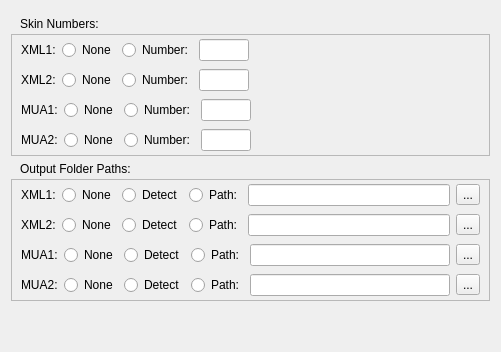
         <widget class="QWidget" name="tab">
          <attribute name="title">
           <string>Asset</string>
          </attribute>
          <layout class="QVBoxLayout" name="verticalLayout_2">
           <property name="spacing">
            <number>0</number>
           </property>
           <item>
            <widget class="QFrame" name="frame_3">
             <property name="maximumSize">
              <size>
               <width>16777215</width>
               <height>36</height>
              </size>
             </property>
             <property name="frameShape">
              <enum>QFrame::Shape::NoFrame</enum>
             </property>
             <property name="frameShadow">
              <enum>QFrame::Shadow::Raised</enum>
             </property>
             <property name="lineWidth">
              <number>1</number>
             </property>
             <layout class="QHBoxLayout" name="horizontalLayout_2">
              <property name="topMargin">
               <number>3</number>
              </property>
              <property name="bottomMargin">
               <number>0</number>
              </property>
              <item>
               <widget class="QLabel" name="label_2">
                <property name="text">
                 <string>Skin Numbers:</string>
                </property>
               </widget>
              </item>
              <item>
               <widget class="QLabel" name="label_3">
                <property name="minimumSize">
                 <size>
                  <width>0</width>
                  <height>0</height>
                 </size>
                </property>
                <property name="maximumSize">
                 <size>
                  <width>16</width>
                  <height>16</height>
                 </size>
                </property>
                <property name="toolTip">
                 <string>&lt;html&gt;&lt;head/&gt;&lt;body&gt;Enter a 4- or 5- digit skin number for each game. Skin numbers are not used by &amp;quot;other&amp;quot; assets. If &amp;quot;None&amp;quot; is selected, the game will be skipped.&lt;/body&gt;&lt;/html&gt;</string>
                </property>
                <property name="toolTipDuration">
                 <number>-1</number>
                </property>
                <property name="text">
                 <string/>
                </property>
                <property name="pixmap">
                 <pixmap resource="ui_resources.qrc">:/ui/info_icon.png</pixmap>
                </property>
                <property name="scaledContents">
                 <bool>true</bool>
                </property>
               </widget>
              </item>
              <item>
               <spacer name="horizontalSpacer_5">
                <property name="orientation">
                 <enum>Qt::Orientation::Horizontal</enum>
                </property>
                <property name="sizeHint" stdset="0">
                 <size>
                  <width>40</width>
                  <height>20</height>
                 </size>
                </property>
               </spacer>
              </item>
             </layout>
            </widget>
           </item>
           <item>
            <widget class="QFrame" name="frame_4">
             <property name="frameShape">
              <enum>QFrame::Shape::StyledPanel</enum>
             </property>
             <property name="frameShadow">
              <enum>QFrame::Shadow::Raised</enum>
             </property>
             <layout class="QVBoxLayout" name="verticalLayout_3">
              <property name="spacing">
               <number>0</number>
              </property>
              <property name="leftMargin">
               <number>0</number>
              </property>
              <property name="topMargin">
               <number>0</number>
              </property>
              <property name="rightMargin">
               <number>0</number>
              </property>
              <property name="bottomMargin">
               <number>0</number>
              </property>
              <item>
               <widget class="QFrame" name="frame_7">
                <property name="frameShape">
                 <enum>QFrame::Shape::NoFrame</enum>
                </property>
                <property name="frameShadow">
                 <enum>QFrame::Shadow::Raised</enum>
                </property>
                <layout class="QHBoxLayout" name="horizontalLayout_3">
                 <property name="topMargin">
                  <number>4</number>
                 </property>
                 <property name="bottomMargin">
                  <number>4</number>
                 </property>
                 <item>
                  <widget class="QLabel" name="label_4">
                   <property name="text">
                    <string>XML1:</string>
                   </property>
                  </widget>
                 </item>
                 <item>
                  <widget class="QRadioButton" name="radioButton_xml1_num_none">
                   <property name="text">
                    <string>None</string>
                   </property>
                  </widget>
                 </item>
                 <item>
                  <widget class="QRadioButton" name="radioButton_xml1_num">
                   <property name="text">
                    <string>Number:</string>
                   </property>
                  </widget>
                 </item>
                 <item>
                  <widget class="QLineEdit" name="lineEdit_xml1_num">
                   <property name="maximumSize">
                    <size>
                     <width>50</width>
                     <height>16777215</height>
                    </size>
                   </property>
                   <property name="text">
                    <string/>
                   </property>
                  </widget>
                 </item>
                 <item>
                  <spacer name="horizontalSpacer">
                   <property name="orientation">
                    <enum>Qt::Orientation::Horizontal</enum>
                   </property>
                   <property name="sizeHint" stdset="0">
                    <size>
                     <width>40</width>
                     <height>20</height>
                    </size>
                   </property>
                  </spacer>
                 </item>
                </layout>
               </widget>
              </item>
              <item>
               <widget class="QFrame" name="frame_10">
                <property name="frameShape">
                 <enum>QFrame::Shape::NoFrame</enum>
                </property>
                <property name="frameShadow">
                 <enum>QFrame::Shadow::Raised</enum>
                </property>
                <layout class="QHBoxLayout" name="horizontalLayout_4">
                 <property name="topMargin">
                  <number>4</number>
                 </property>
                 <property name="bottomMargin">
                  <number>4</number>
                 </property>
                 <item>
                  <widget class="QLabel" name="label_5">
                   <property name="text">
                    <string>XML2:</string>
                   </property>
                  </widget>
                 </item>
                 <item>
                  <widget class="QRadioButton" name="radioButton_xml2_num_none">
                   <property name="text">
                    <string>None</string>
                   </property>
                  </widget>
                 </item>
                 <item>
                  <widget class="QRadioButton" name="radioButton_xml2_num">
                   <property name="text">
                    <string>Number:</string>
                   </property>
                  </widget>
                 </item>
                 <item>
                  <widget class="QLineEdit" name="lineEdit_xml2_num">
                   <property name="maximumSize">
                    <size>
                     <width>50</width>
                     <height>16777215</height>
                    </size>
                   </property>
                  </widget>
                 </item>
                 <item>
                  <spacer name="horizontalSpacer_2">
                   <property name="orientation">
                    <enum>Qt::Orientation::Horizontal</enum>
                   </property>
                   <property name="sizeHint" stdset="0">
                    <size>
                     <width>40</width>
                     <height>20</height>
                    </size>
                   </property>
                  </spacer>
                 </item>
                </layout>
               </widget>
              </item>
              <item>
               <widget class="QFrame" name="frame_9">
                <property name="frameShape">
                 <enum>QFrame::Shape::NoFrame</enum>
                </property>
                <property name="frameShadow">
                 <enum>QFrame::Shadow::Raised</enum>
                </property>
                <layout class="QHBoxLayout" name="horizontalLayout_5">
                 <property name="topMargin">
                  <number>4</number>
                 </property>
                 <property name="bottomMargin">
                  <number>4</number>
                 </property>
                 <item>
                  <widget class="QLabel" name="label_6">
                   <property name="text">
                    <string>MUA1:</string>
                   </property>
                  </widget>
                 </item>
                 <item>
                  <widget class="QRadioButton" name="radioButton_mua1_num_none">
                   <property name="text">
                    <string>None</string>
                   </property>
                  </widget>
                 </item>
                 <item>
                  <widget class="QRadioButton" name="radioButton_mua1_num">
                   <property name="text">
                    <string>Number:</string>
                   </property>
                  </widget>
                 </item>
                 <item>
                  <widget class="QLineEdit" name="lineEdit_mua1_num">
                   <property name="maximumSize">
                    <size>
                     <width>50</width>
                     <height>16777215</height>
                    </size>
                   </property>
                  </widget>
                 </item>
                 <item>
                  <spacer name="horizontalSpacer_3">
                   <property name="orientation">
                    <enum>Qt::Orientation::Horizontal</enum>
                   </property>
                   <property name="sizeHint" stdset="0">
                    <size>
                     <width>40</width>
                     <height>20</height>
                    </size>
                   </property>
                  </spacer>
                 </item>
                </layout>
               </widget>
              </item>
              <item>
               <widget class="QFrame" name="frame_8">
                <property name="frameShape">
                 <enum>QFrame::Shape::NoFrame</enum>
                </property>
                <property name="frameShadow">
                 <enum>QFrame::Shadow::Raised</enum>
                </property>
                <layout class="QHBoxLayout" name="horizontalLayout_6">
                 <property name="topMargin">
                  <number>4</number>
                 </property>
                 <property name="bottomMargin">
                  <number>4</number>
                 </property>
                 <item>
                  <widget class="QLabel" name="label_7">
                   <property name="text">
                    <string>MUA2:</string>
                   </property>
                  </widget>
                 </item>
                 <item>
                  <widget class="QRadioButton" name="radioButton_mua2_num_none">
                   <property name="text">
                    <string>None</string>
                   </property>
                  </widget>
                 </item>
                 <item>
                  <widget class="QRadioButton" name="radioButton_mua2_num">
                   <property name="text">
                    <string>Number:</string>
                   </property>
                  </widget>
                 </item>
                 <item>
                  <widget class="QLineEdit" name="lineEdit_mua2_num">
                   <property name="maximumSize">
                    <size>
                     <width>50</width>
                     <height>16777215</height>
                    </size>
                   </property>
                  </widget>
                 </item>
                 <item>
                  <spacer name="horizontalSpacer_4">
                   <property name="orientation">
                    <enum>Qt::Orientation::Horizontal</enum>
                   </property>
                   <property name="sizeHint" stdset="0">
                    <size>
                     <width>40</width>
                     <height>20</height>
                    </size>
                   </property>
                  </spacer>
                 </item>
                </layout>
               </widget>
              </item>
             </layout>
            </widget>
           </item>
           <item>
            <widget class="QFrame" name="frame_5">
             <property name="maximumSize">
              <size>
               <width>16777215</width>
               <height>36</height>
              </size>
             </property>
             <property name="frameShape">
              <enum>QFrame::Shape::NoFrame</enum>
             </property>
             <property name="frameShadow">
              <enum>QFrame::Shadow::Raised</enum>
             </property>
             <layout class="QHBoxLayout" name="horizontalLayout_7">
              <property name="topMargin">
               <number>3</number>
              </property>
              <property name="bottomMargin">
               <number>0</number>
              </property>
              <item>
               <widget class="QLabel" name="label_8">
                <property name="text">
                 <string>Output Folder Paths:</string>
                </property>
               </widget>
              </item>
              <item>
               <widget class="QLabel" name="label_9">
                <property name="minimumSize">
                 <size>
                  <width>16</width>
                  <height>16</height>
                 </size>
                </property>
                <property name="maximumSize">
                 <size>
                  <width>16</width>
                  <height>16</height>
                 </size>
                </property>
                <property name="toolTip">
                 <string>&lt;html&gt;&lt;head/&gt;&lt;body&gt;&lt;p&gt;Enter the output folder for each game. If &amp;quot;Detect&amp;quot; is selected, output folder detection will be used. If &amp;quot;None&amp;quot; is selected, the game will be skipped.&lt;/p&gt;&lt;/body&gt;&lt;/html&gt;</string>
                </property>
                <property name="toolTipDuration">
                 <number>-1</number>
                </property>
                <property name="text">
                 <string/>
                </property>
                <property name="pixmap">
                 <pixmap resource="ui_resources.qrc">:/ui/info_icon.png</pixmap>
                </property>
                <property name="scaledContents">
                 <bool>true</bool>
                </property>
               </widget>
              </item>
              <item>
               <spacer name="horizontalSpacer_6">
                <property name="orientation">
                 <enum>Qt::Orientation::Horizontal</enum>
                </property>
                <property name="sizeHint" stdset="0">
                 <size>
                  <width>40</width>
                  <height>20</height>
                 </size>
                </property>
               </spacer>
              </item>
             </layout>
            </widget>
           </item>
           <item>
            <widget class="QFrame" name="frame_6">
             <property name="frameShape">
              <enum>QFrame::Shape::StyledPanel</enum>
             </property>
             <property name="frameShadow">
              <enum>QFrame::Shadow::Raised</enum>
             </property>
             <layout class="QVBoxLayout" name="verticalLayout_4">
              <property name="spacing">
               <number>0</number>
              </property>
              <property name="leftMargin">
               <number>0</number>
              </property>
              <property name="topMargin">
               <number>0</number>
              </property>
              <property name="rightMargin">
               <number>0</number>
              </property>
              <property name="bottomMargin">
               <number>0</number>
              </property>
              <item>
               <widget class="QFrame" name="frame_14">
                <property name="frameShape">
                 <enum>QFrame::Shape::NoFrame</enum>
                </property>
                <property name="frameShadow">
                 <enum>QFrame::Shadow::Raised</enum>
                </property>
                <layout class="QHBoxLayout" name="horizontalLayout_8">
                 <property name="topMargin">
                  <number>4</number>
                 </property>
                 <property name="bottomMargin">
                  <number>4</number>
                 </property>
                 <item>
                  <widget class="QLabel" name="label_10">
                   <property name="text">
                    <string>XML1:</string>
                   </property>
                  </widget>
                 </item>
                 <item>
                  <widget class="QRadioButton" name="radioButton_xml1_path_none">
                   <property name="text">
                    <string>None</string>
                   </property>
                  </widget>
                 </item>
                 <item>
                  <widget class="QRadioButton" name="radioButton_xml1_path_detect">
                   <property name="text">
                    <string>Detect</string>
                   </property>
                  </widget>
                 </item>
                 <item>
                  <widget class="QRadioButton" name="radioButton_xml1_path">
                   <property name="text">
                    <string>Path:</string>
                   </property>
                  </widget>
                 </item>
                 <item>
                  <widget class="QLineEdit" name="lineEdit_xml1_path">
                   <property name="minimumSize">
                    <size>
                     <width>200</width>
                     <height>0</height>
                    </size>
                   </property>
                   <property name="layoutDirection">
                    <enum>Qt::LayoutDirection::RightToLeft</enum>
                   </property>
                  </widget>
                 </item>
                 <item>
                  <widget class="QToolButton" name="toolButton_xml1_path">
                   <property name="enabled">
                    <bool>true</bool>
                   </property>
                   <property name="text">
                    <string>...</string>
                   </property>
                   <property name="icon">
                    <iconset theme="QIcon::ThemeIcon::DocumentOpen"/>
                   </property>
                  </widget>
                 </item>
                </layout>
               </widget>
              </item>
              <item>
               <widget class="QFrame" name="frame_13">
                <property name="frameShape">
                 <enum>QFrame::Shape::NoFrame</enum>
                </property>
                <property name="frameShadow">
                 <enum>QFrame::Shadow::Raised</enum>
                </property>
                <layout class="QHBoxLayout" name="horizontalLayout_9">
                 <property name="topMargin">
                  <number>4</number>
                 </property>
                 <property name="bottomMargin">
                  <number>4</number>
                 </property>
                 <item>
                  <widget class="QLabel" name="label_11">
                   <property name="text">
                    <string>XML2:</string>
                   </property>
                  </widget>
                 </item>
                 <item>
                  <widget class="QRadioButton" name="radioButton_xml2_path_none">
                   <property name="text">
                    <string>None</string>
                   </property>
                  </widget>
                 </item>
                 <item>
                  <widget class="QRadioButton" name="radioButton_xml2_path_detect">
                   <property name="text">
                    <string>Detect</string>
                   </property>
                  </widget>
                 </item>
                 <item>
                  <widget class="QRadioButton" name="radioButton_xml2_path">
                   <property name="text">
                    <string>Path:</string>
                   </property>
                  </widget>
                 </item>
                 <item>
                  <widget class="QLineEdit" name="lineEdit_xml2_path">
                   <property name="minimumSize">
                    <size>
                     <width>200</width>
                     <height>0</height>
                    </size>
                   </property>
                   <property name="layoutDirection">
                    <enum>Qt::LayoutDirection::RightToLeft</enum>
                   </property>
                  </widget>
                 </item>
                 <item>
                  <widget class="QToolButton" name="toolButton_xml2_path">
                   <property name="text">
                    <string>...</string>
                   </property>
                   <property name="icon">
                    <iconset theme="QIcon::ThemeIcon::DocumentOpen"/>
                   </property>
                  </widget>
                 </item>
                </layout>
               </widget>
              </item>
              <item>
               <widget class="QFrame" name="frame_12">
                <property name="frameShape">
                 <enum>QFrame::Shape::NoFrame</enum>
                </property>
                <property name="frameShadow">
                 <enum>QFrame::Shadow::Raised</enum>
                </property>
                <layout class="QHBoxLayout" name="horizontalLayout_10">
                 <property name="topMargin">
                  <number>4</number>
                 </property>
                 <property name="bottomMargin">
                  <number>4</number>
                 </property>
                 <item>
                  <widget class="QLabel" name="label_12">
                   <property name="text">
                    <string>MUA1:</string>
                   </property>
                  </widget>
                 </item>
                 <item>
                  <widget class="QRadioButton" name="radioButton_mua1_path_none">
                   <property name="text">
                    <string>None</string>
                   </property>
                  </widget>
                 </item>
                 <item>
                  <widget class="QRadioButton" name="radioButton_mua1_path_detect">
                   <property name="text">
                    <string>Detect</string>
                   </property>
                  </widget>
                 </item>
                 <item>
                  <widget class="QRadioButton" name="radioButton_mua1_path">
                   <property name="text">
                    <string>Path:</string>
                   </property>
                  </widget>
                 </item>
                 <item>
                  <widget class="QLineEdit" name="lineEdit_mua1_path">
                   <property name="minimumSize">
                    <size>
                     <width>200</width>
                     <height>0</height>
                    </size>
                   </property>
                   <property name="layoutDirection">
                    <enum>Qt::LayoutDirection::RightToLeft</enum>
                   </property>
                  </widget>
                 </item>
                 <item>
                  <widget class="QToolButton" name="toolButton_mua1_path">
                   <property name="text">
                    <string>...</string>
                   </property>
                   <property name="icon">
                    <iconset theme="QIcon::ThemeIcon::DocumentOpen"/>
                   </property>
                  </widget>
                 </item>
                </layout>
               </widget>
              </item>
              <item>
               <widget class="QFrame" name="frame_11">
                <property name="frameShape">
                 <enum>QFrame::Shape::NoFrame</enum>
                </property>
                <property name="frameShadow">
                 <enum>QFrame::Shadow::Raised</enum>
                </property>
                <layout class="QHBoxLayout" name="horizontalLayout_11">
                 <property name="topMargin">
                  <number>4</number>
                 </property>
                 <property name="bottomMargin">
                  <number>4</number>
                 </property>
                 <item>
                  <widget class="QLabel" name="label_13">
                   <property name="text">
                    <string>MUA2:</string>
                   </property>
                  </widget>
                 </item>
                 <item>
                  <widget class="QRadioButton" name="radioButton_mua2_path_none">
                   <property name="text">
                    <string>None</string>
                   </property>
                  </widget>
                 </item>
                 <item>
                  <widget class="QRadioButton" name="radioButton_mua2_path_detect">
                   <property name="text">
                    <string>Detect</string>
                   </property>
                  </widget>
                 </item>
                 <item>
                  <widget class="QRadioButton" name="radioButton_mua2_path">
                   <property name="text">
                    <string>Path:</string>
                   </property>
                  </widget>
                 </item>
                 <item>
                  <widget class="QLineEdit" name="lineEdit_mua2_path">
                   <property name="minimumSize">
                    <size>
                     <width>200</width>
                     <height>0</height>
                    </size>
                   </property>
                   <property name="layoutDirection">
                    <enum>Qt::LayoutDirection::RightToLeft</enum>
                   </property>
                  </widget>
                 </item>
                 <item>
                  <widget class="QToolButton" name="toolButton_mua2_path">
                   <property name="text">
                    <string>...</string>
                   </property>
                   <property name="icon">
                    <iconset theme="QIcon::ThemeIcon::DocumentOpen"/>
                   </property>
                  </widget>
                 </item>
                </layout>
               </widget>
              </item>
             </layout>
            </widget>
           </item>
           <item>
            <spacer name="verticalSpacer_2">
             <property name="orientation">
              <enum>Qt::Orientation::Vertical</enum>
             </property>
             <property name="sizeHint" stdset="0">
              <size>
               <width>20</width>
               <height>40</height>
              </size>
             </property>
            </spacer>
           </item>
          </layout>
         </widget>
